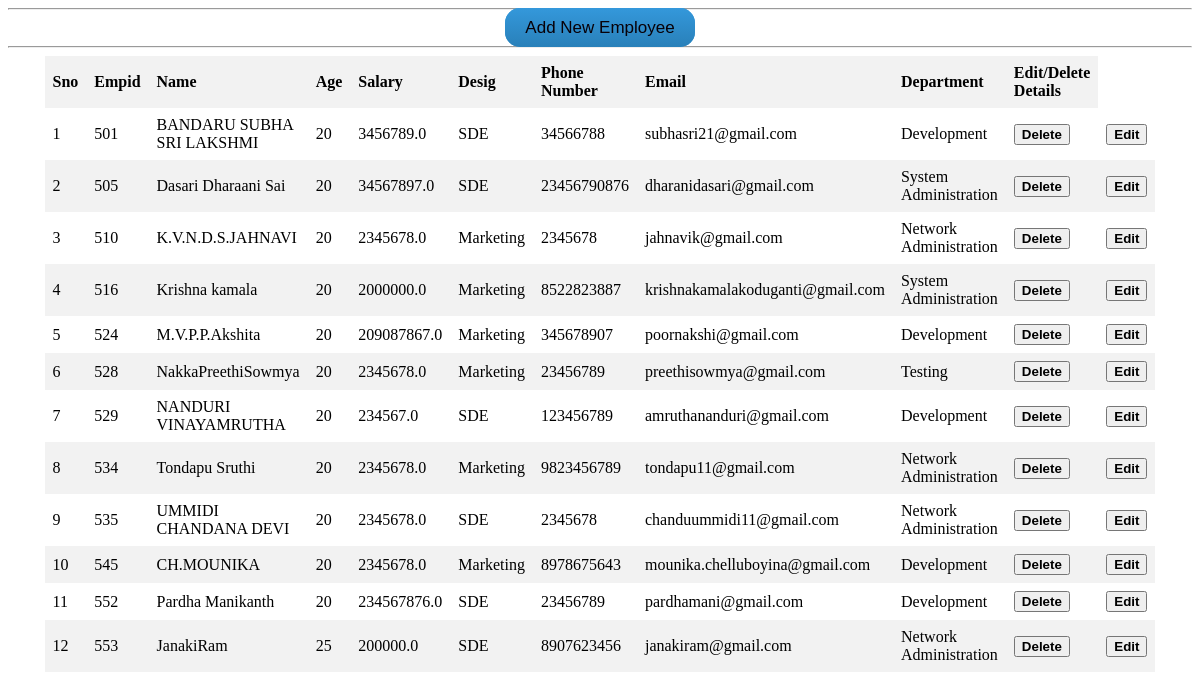
The app's page /display/ with its own data.
### app1/models.py (models this page shows)
class Emp(models.Model):
	department=[('Tesing','Testing'),('System Administration','System Administration'),('Network Administration','Network Administration'),('Development','Development')]
	empid=models.IntegerField(null=False,primary_key=True)
	name=models.CharField(max_length=50,null=True)
	age=models.IntegerField(null=True)
	salary=models.FloatField(null=True)
	desig=models.CharField(max_length=50,null=True)
	phno=models.IntegerField(null=True)
	email=models.EmailField(max_length=50,null=True)
	dept=models.CharField(max_length=50,null=True,choices=department)

### app1/views.py (the view)
# urls.py: path('display/',views.display,name="display"),
def display(request):
	data=Emp.objects.all()
	return render(request,'app1/display.html',{'info':data})

### app1/templates/app1/display.html (shortened to what this page needs)
<!DOCTYPE html>
<html>
<head>
</head>
<body>
	<center>
<a class="btn" href="{% url 'store' %}">Add New Employee</a>
<hr style="size: 10;color: grey">
<table >
	<tr>
		<thead>
			<th>Sno</th>
			<th>Empid</th>
			<th>Name</th>
			<th>Age</th>
			<th>Salary</th>
			<th>Desig</th>
			<th>Phone Number</th>
			<th>Email</th>
			<th>Department</th>
			<th>Edit/Delete Details</th>
		</thead>
	</tr>
	{% for i in info %}
	<tr>
		<td>{{forloop.counter}}</td>
		<td>{{i.empid}}</td>
		<td>{{i.name}}</td>
		<td>{{i.age}}</td>
		<td>{{i.salary}}</td>
		<td>{{i.desig}}</td>
		<td>{{i.phno}}</td>
		<td>{{i.email}}</td>
		<td>{{i.dept}}</td>
		<td><button><a href="{% url 'delete' i.name %}" style="text-decoration: none;color:black;font-weight: bold">Delete</a></button></td>
		<td><button><a href="{% url 'update' i.empid %}" style="text-decoration: none;color:black;font-weight: bold">Edit</a></button></td>
	</tr>
	{% endfor %}
</table>
</center>
</body>
</html>

### app1/templates/app1/display.html (style rules this page uses)
.btn { background: #3498db; background-image: -webkit-linear-gradient(top, #3498db, #2980b9); background-image: -moz-linear-gradient(top, #3498db, #2980b9); background-image: -ms-linear-gradient(top, #3498db, #2980b9); background-image: -o-linear-gradient(top, #3498db, #2980b9); background-image: linear-gradient(to bottom, #3498db, #2980b9); -webkit-border-radius: 15; -moz-border-radius: 15; border-radius: 15px; font-family: Arial; color: #080108; font-size: 17px; padding: 10px 20px 10px 20px; text-decoration: none; }
table { border-collapse: collapse; width: 40%; }
th { background-color:#f2f2f2 }
th, td { text-align: left; padding: 8px; }
tr:nth-child(even) { background-color: #f2f2f2; }

### records on screen
Emp: empid "501", name "BANDARU SUBHA SRI LAKSHMI", age "20", salary "3456789.0", desig "SDE", phno "34566788", email "subhasri21@gmail.com", dept "Development"
Emp: empid "505", name "Dasari Dharaani Sai", age "20", salary "34567897.0", desig "SDE", phno "23456790876", email "dharanidasari@gmail.com", dept "System Administration"
Emp: empid "510", name "K.V.N.D.S.JAHNAVI", age "20", salary "2345678.0", desig "Marketing", phno "2345678", email "jahnavik@gmail.com", dept "Network Administration"
Emp: empid "516", name "Krishna kamala", age "20", salary "2000000.0", desig "Marketing", phno "8522823887", email "krishnakamalakoduganti@gmail.com", dept "System Administration"
Emp: empid "524", name "M.V.P.P.Akshita", age "20", salary "209087867.0", desig "Marketing", phno "345678907", email "poornakshi@gmail.com", dept "Development"
Emp: empid "528", name "NakkaPreethiSowmya", age "20", salary "2345678.0", desig "Marketing", phno "23456789", email "preethisowmya@gmail.com", dept "Testing"
Emp: empid "529", name "NANDURI VINAYAMRUTHA", age "20", salary "234567.0", desig "SDE", phno "123456789", email "amruthananduri@gmail.com", dept "Development"
Emp: empid "534", name "Tondapu Sruthi", age "20", salary "2345678.0", desig "Marketing", phno "9823456789", email "tondapu11@gmail.com", dept "Network Administration"
Emp: empid "535", name "UMMIDI CHANDANA DEVI", age "20", salary "2345678.0", desig "SDE", phno "2345678", email "chanduummidi11@gmail.com", dept "Network Administration"
Emp: empid "545", name "CH.MOUNIKA", age "20", salary "2345678.0", desig "Marketing", phno "8978675643", email "mounika.chelluboyina@gmail.com", dept "Development"
Emp: empid "552", name "Pardha Manikanth", age "20", salary "234567876.0", desig "SDE", phno "23456789", email "pardhamani@gmail.com", dept "Development"
Emp: empid "553", name "JanakiRam", age "25", salary "200000.0", desig "SDE", phno "8907623456", email "janakiram@gmail.com", dept "Network Administration"
